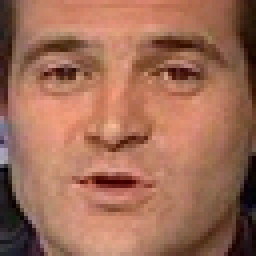
#> input picture cv10/p11.bmp, 64 x 64 px (shown 4 times larger); its folder holds only this picture in this run
$ python pokus.py
#> lines starting #> are read from the running program, lines starting #| are printed output that depends on the picture
import cv2
import numpy as np
import matplotlib.pyplot as plt
import os

def load_images(pattern_format="p{}{}.bmp", person_range=(1, 3), image_range=(1, 3), show_info=True):
    """
    Load images based on pattern with proper organization.
    Each person has multiple images: p11, p12, p13 belongs to person 1, etc.
    """
#> called with pattern_format = 'p{}{}.bmp', person_range = (1, 3), image_range = (1, 3), show_info = True
    images = []
    filenames = []
    person_labels = []

    for person_id in range(person_range[0], person_range[1] + 1):
        person_images = []
        person_files = []

        for img_id in range(image_range[0], image_range[1] + 1):
            filename = pattern_format.format(person_id, img_id)
            img = cv2.imread(filename, cv2.IMREAD_GRAYSCALE)
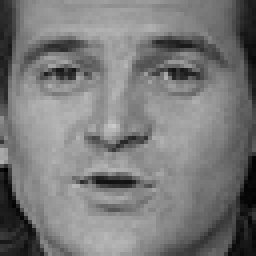
#> img: shape (64, 64) (shown 4 times larger); min 0, max 201, mean 121.1
            if img is not None:
                person_images.append(img)
                person_files.append(filename)
                if show_info:
                    print(f"Loaded image: {filename} (Person {person_id})")
            else:
                if show_info:
                    print(f"Warning: Could not load {filename}")

        if person_images:
            images.extend(person_images)
            filenames.extend(person_files)
            person_labels.extend([person_id] * len(person_images))

    if not images:
        raise ValueError("No images were loaded")

    return images, filenames, person_labels

def vectorize_images(images):
    """Convert images to column vectors."""
    height, width = images[0].shape
#> height = 64; width = 64
    vectors = []

    for img in images:
        # Flatten image to a column vector
        vector = img.reshape(-1)  # Equivalent to reshape(height*width)
        vectors.append(vector)
#| Wp matrix shape: (4096, 1)

    # Stack vectors into a matrix (each column is an image vector)
    Wp = np.column_stack(vectors)
    return Wp, height, width

def pca_eigenspace(Wp):
    """
    Compute the PCA eigenspace following the lecture procedure.

    Steps from the lecture:
    1) Convert to grayscale and vectorize - Done in vectorize_images
    2) Create Wp matrix - Done in vectorize_images
    3) Calculate average vector wp
    4) Create W matrix by subtracting wp from each column of Wp
    5) Create covariance matrix C = W^T * W
    6) Compute eigenvalues and eigenvectors of C
    7) Create Ep matrix by sorting eigenvectors by eigenvalue
    8) Create eigenspace E = W * Ep
    9) Project known vectors into eigenspace PI = E^T * W
    """
    # 3) Calculate average vector wp (mean face)
    wp = np.mean(Wp, axis=1, keepdims=True)

    # 4) Create W matrix by subtracting wp from each column of Wp
    W = Wp - wp

    # 5) Create covariance matrix C = W^T * W
    C = W.T @ W

    # 6) Compute eigenvalues and eigenvectors of C
    eigenvalues, Ep_temp = np.linalg.eig(C)

    # Ensure eigenvalues are real (they might have tiny imaginary parts due to numerical precision)
    eigenvalues = np.real(eigenvalues)
    Ep_temp = np.real(Ep_temp)

    # 7) Create Ep matrix by sorting eigenvectors by eigenvalue (descending)
    idx = eigenvalues.argsort()[::-1]
    eigenvalues = eigenvalues[idx]
    Ep = Ep_temp[:, idx]

    # 8) Create eigenspace E = W * Ep
    E = W @ Ep

    # Normalize eigenvectors
    for i in range(E.shape[1]):
        norm = np.linalg.norm(E[:, i])
        if norm > 0:
            E[:, i] = E[:, i] / norm

    # 9) Project known vectors into eigenspace PI = E^T * W
    PI = E.T @ W

    return wp, W, E, PI, eigenvalues

def identify_unknown_image(unknown_path, wp, E, PI, known_images, person_labels, filenames, height, width):
    """
    Identify an unknown image using PCA.

    Steps from the lecture:
    1) Convert unknown image to grayscale and vectorize
    2) Subtract wp: wu = wpu - wp
    3) Project into eigenspace: PT = E^T * wu
    4) Compare PT with each vector in PI using Euclidean distance
    """
    # 1) Load unknown image and vectorize
    unknown_img = cv2.imread(unknown_path, cv2.IMREAD_GRAYSCALE)
    if unknown_img is None:
        raise ValueError(f"Could not load unknown image: {unknown_path}")

    wpu = unknown_img.reshape(-1, 1)  # Vectorize unknown image

    # 2) Subtract mean face: wu = wpu - wp
    wu = wpu - wp

    # 3) Project into eigenspace: PT = E^T * wu
    PT = E.T @ wu

    # 4) Compare PT with known projections using Euclidean distance
    min_distance = float('inf')
    min_index = -1
    distances = []

    for i in range(PI.shape[1]):
        # Calculate Euclidean distance between PT and PI[:, i]
        distance = np.linalg.norm(PT - PI[:, i])
        distances.append(distance)

        if distance < min_distance:
            min_distance = distance
            min_index = i

    # Identify the person
    identified_person = person_labels[min_index]

    # Reconstruct the identified image from eigenspace
    reconstructed_vector = wp + E @ PT
    reconstructed_img = reconstructed_vector.reshape(height, width)

    return min_index, identified_person, min_distance, distances, unknown_img, reconstructed_img

def display_eigenfaces(E, height, width, num_faces=4):
    """Display the top eigenfaces (principal components)."""
    plt.figure(figsize=(12, 3))
    for i in range(min(num_faces, E.shape[1])):
        # Reshape eigenface vector to image dimensions
        eigenface = E[:, i].reshape(height, width)

        # Normalize for display
        eigenface = eigenface - np.min(eigenface)
        eigenface = (eigenface / np.max(eigenface) * 255).astype(np.uint8)

        plt.subplot(1, num_faces, i+1)
        plt.imshow(eigenface)
        plt.title(f"Eigenface {i+1}")
        plt.axis('off')

    plt.tight_layout()
    plt.savefig('eigenfaces.png')

# [50 lines left out: function plot_results, not called in this run]

def main():
    try:
        # Load known images with person labels
        known_images, filenames, person_labels = load_images()

        # Convert images to vectors and create Wp matrix
        Wp, height, width = vectorize_images(known_images)
        print(f"Image dimensions: {height}x{width}")
        print(f"Wp matrix shape: {Wp.shape}")

        # Perform PCA to get eigenspace
        wp, W, E, PI, eigenvalues = pca_eigenspace(Wp)
        print(f"Mean vector shape: {wp.shape}")
#| Mean vector shape: (4096, 1)
        print(f"W matrix shape: {W.shape}")
#| W matrix shape: (4096, 1)
        print(f"Eigenspace E shape: {E.shape}")
#| Eigenspace E shape: (4096, 1)
        print(f"Projection PI shape: {PI.shape}")
#| Projection PI shape: (1, 1)

        # Show eigenvalues (information content)
        total_variance = np.sum(eigenvalues)
        explained_variance = eigenvalues / total_variance
        cumulative_variance = np.cumsum(explained_variance)

        plt.figure(figsize=(12, 5))
        plt.subplot(1, 2, 1)
        plt.bar(range(1, len(eigenvalues)+1), explained_variance)
        plt.title("Explained Variance Ratio")
        plt.xlabel("Principal Component")
        plt.ylabel("Variance Ratio")

        plt.subplot(1, 2, 2)
        plt.plot(range(1, len(eigenvalues)+1), cumulative_variance, '-o')
        plt.axhline(y=0.9, color='r', linestyle='--')
        plt.title("Cumulative Explained Variance")
        plt.xlabel("Number of Components")
        plt.ylabel("Cumulative Variance Ratio")
        plt.tight_layout()
        plt.savefig('variance_analysis.png')
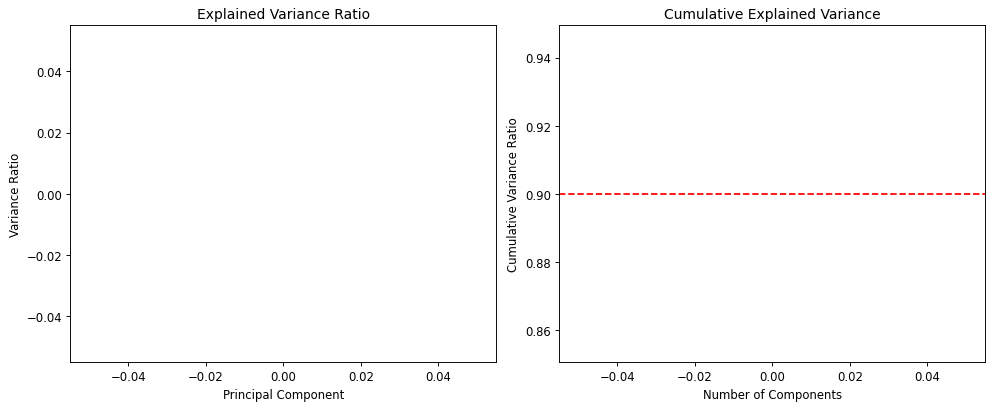
#> figure drawn by matplotlib, 2 panels

        # Display eigenfaces (principal components)
        display_eigenfaces(E, height, width)

        # Display mean face
        plt.figure(figsize=(4, 4))
        mean_face = wp.reshape(height, width)
        plt.imshow(mean_face)
        plt.title("Mean Face")
        plt.axis('off')
        plt.savefig('mean_face.png')

        # Load and identify unknown image
        unknown_path = "unknown.bmp"
        min_index, identified_person, min_distance, distances, unknown_img, reconstructed_img = identify_unknown_image(
            unknown_path, wp, E, PI, known_images, person_labels, filenames, height, width
        )

        print(f"Unknown image identified as: {filenames[min_index]}")
        print(f"Identified person: {identified_person}")
        print(f"Euclidean distance: {min_distance:.4f}")

        # Show results
        plot_results(unknown_img, known_images[min_index], reconstructed_img,
                    filenames, person_labels, min_index, identified_person, distances)

    except Exception as e:
        print(f"Error: {e}")

if __name__ == "__main__":
    main()
